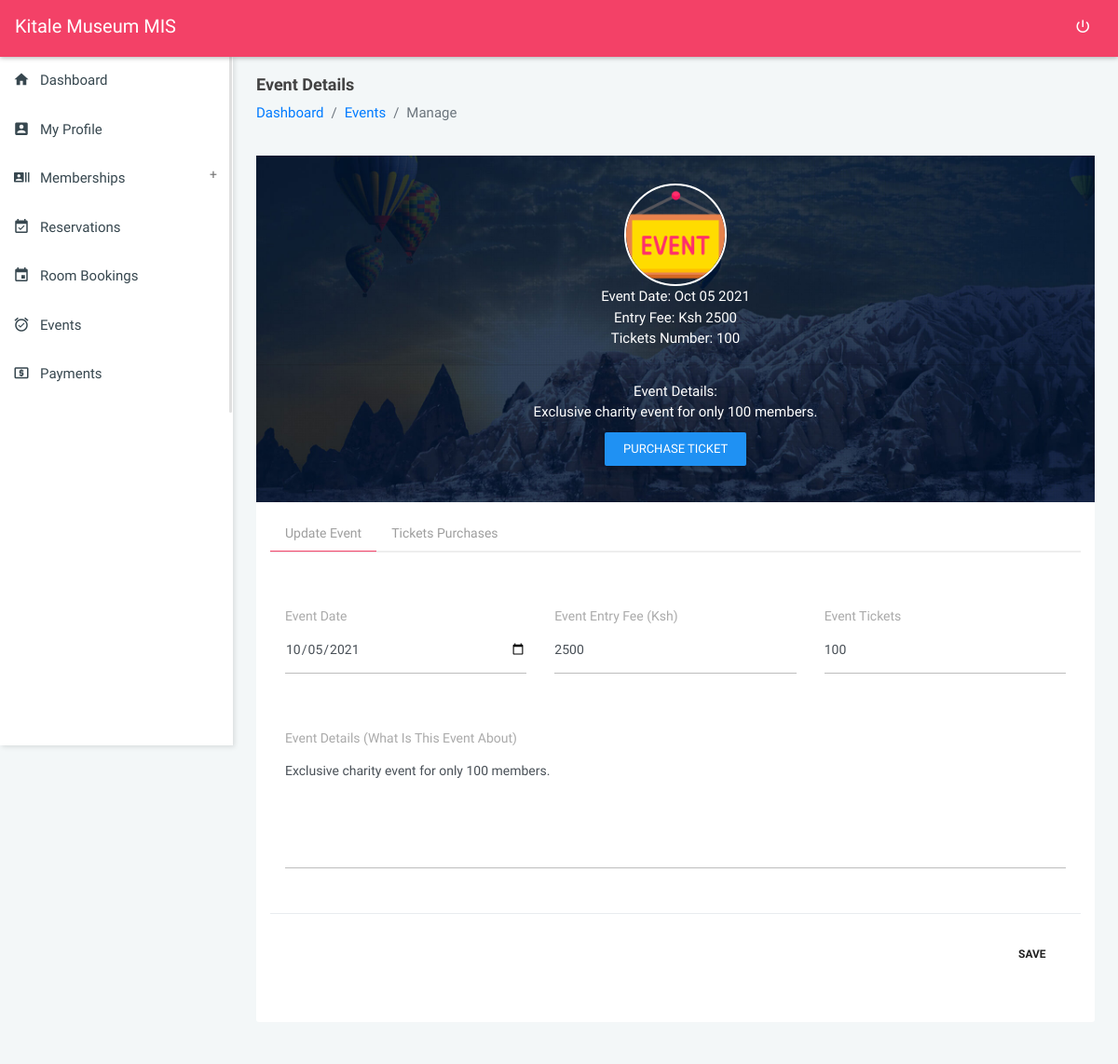
The app's page /modules_event_manage?view=72d051bb3b51fecb904f4ddeaf4bdb2167dde6470b (signed in) with its own data.
### tables this page shows
CREATE TABLE `settings` (
  `id` int(20) NOT NULL,
  `name` longtext DEFAULT NULL,
  `tagline` longtext DEFAULT NULL,
  `logo` longtext DEFAULT NULL,
  `mailer_host` varchar(200) DEFAULT NULL,
  `mailer_username` varchar(200) DEFAULT NULL,
  `mailer_from_email` varchar(200) DEFAULT NULL,
  `mailer_password` varchar(200) DEFAULT NULL
);

CREATE TABLE `events` (
  `event_id` varchar(200) NOT NULL,
  `event_details` longtext DEFAULT NULL,
  `event_date` varchar(200) DEFAULT NULL,
  `event_cost` varchar(200) DEFAULT NULL,
  `event_status` varchar(200) NOT NULL DEFAULT '0',
  `event_tickets` varchar(200) DEFAULT NULL
);

### modules_event_manage.php (the view, shortened to what this page needs)
<?php
require_once('config/config.php');
require_once('partials/head.php');
?>
<body class="theme-red">
    <?php require_once('partials/navigation.php'); ?>
    <?php
    require_once('partials/sidebar.php');
    $view = $_GET['view'];
    $ret = "SELECT * FROM events WHERE event_id = '$view'";
    $stmt = $mysqli->prepare($ret);
    $stmt->execute();
    $res = $stmt->get_result();
    while ($event = $res->fetch_object()) {
    ?>
        <section class="content profile-page">
            <div class="container-fluid">
                <div class="block-header">
                    <div class="row">
                        <div class="col-lg-12 col-md-6 col-sm-7">
                            <h2>Event Details</h2>
                            <ul class="breadcrumb">
                                <li class="breadcrumb-item"><a href="dashboard">Dashboard</a></li>
                                <li class="breadcrumb-item"><a href="dashboard">Events</a></li>
                                <li class="breadcrumb-item active">Manage</li>
                            </ul>
                        </div>
                    </div>
                </div>
                <div class="row clearfix">
                    <div class="col-md-12">
                        <div class="boxs-simple">
                            <div class="profile-header">
                                <div class="profile_info">
                                    <div class="profile-image"> <img src="assets/images/event.png" alt=""> </div>
                                    <span class="">Event Date: <?php echo  date('M d Y', strtotime($event->event_date));  ?></span><br>
                                    <span class="">Entry Fee: Ksh <?php echo $event->event_cost;  ?></span><br>
                                    <span class="">Tickets Number: <?php echo $event->event_tickets;  ?></span><br>
                                    <hr>
                                    <span class="">Event Details: <br>
                                        <?php echo $event->event_details;  ?></span>
                                    <br>
                                    <div class="d-flex justify-content-center">
                                        <button type="button" class="btn btn-primary" data-toggle="modal" data-target="#purchase_ticket">Purchase Ticket</button>
                                    </div>
                                </div>
                            </div>
                        </div>
                    </div>
                </div>
                <div class="row clearfix">
                    <div class="col-lg-12 col-md-1">
                        <div class="card">
                            <div class="body">
                                <ul class="nav nav-tabs">
                                    <li class="nav-item"><a class="nav-link active" data-toggle="tab" href="#event_settings">Update Event</a></li>
                                    <li class="nav-item"><a class="nav-link" data-toggle="tab" href="#ticket_purchases">Tickets Purchases</a></li>
                                </ul>
                                <div class="tab-content">
                                    <div role="tabpanel" class="tab-pane active" id="event_settings">
                                        <div class="wrap-reset">
                                            <form method="POST">
                                                <div class="modal-body">
                                                    <div class="row clearfix">
                                                        <div class="col-sm-4">
                                                            <div class="form-group">
                                                                <label>Event Date</label>
                                                                <div class="form-line">
                                                                    <input value="<?php echo $event->event_date; ?>" type="date" name="event_date" required class="form-control" />
                                                                </div>
                                                            </div>
                                                        </div>
                                                        <div class="col-sm-4">
                                                            <div class="form-group">
                                                                <label>Event Entry Fee (Ksh)</label>
                                                                <div class="form-line">
                                                                    <input type="text" value="<?php echo $event->event_cost; ?>" name="event_cost" required class="form-control" />
                                                                </div>
                                                            </div>
                                                        </div>
                                                        <div class="col-sm-4">
                                                            <div class="form-group">
                                                                <label>Event Tickets</label>
                                                                <div class="form-line">
                                                                    <input type="text" name="event_tickets" value="<?php echo $event->event_tickets; ?>" required class="form-control" />
                                                                </div>
                                                            </div>
                                                        </div>
                                                        <div class="col-sm-12">
                                                            <div class="form-group">
                                                                <label>Event Details (What Is This Event About)</label>
                                                                <div class="form-line">
                                                                    <textarea type="text" rows="5" name="event_details" class="form-control no-resize auto-growth" required /><?php echo $event->event_details; ?></textarea>
                                                                </div>
                                                            </div>
                                                        </div>
                                                    </div>
                                                </div>
                                                <div class="modal-footer">
                                                    <button type="submit" name="Update_Event" class="btn btn-link waves-effect">SAVE </button>
                                                </div>
                                            </form>
                                        </div>
                                    </div>
                                                <?php
                                                $ret = "SELECT * FROM tickets t
                                                INNER JOIN events e ON t.ticket_event_id = e.event_id
                                                INNER JOIN users s ON s.user_id = t.ticket_user_id
                                                WHERE e.event_id = '$view'
                                                  ";
                                                $stmt = $mysqli->prepare($ret);
                                                $stmt->execute();
                                                $res = $stmt->get_result();
                                                ?>
                                </div>
                            </div>
                        </div>
                    </div>
                </div>
            </div>
        </section>
                                                <?php
                                                $ret = "SELECT * FROM users WHERE user_access_level = 'Member'  ";
                                                $stmt = $mysqli->prepare($ret);
                                                $stmt->execute();
                                                $res = $stmt->get_result();
                                                ?>
    <?php } ?>
</body>
</html>

### partials/navigation.php (shortened to what this page needs)
<?php
$user_rank = $_SESSION['user_access_level'];
$ret = "SELECT * FROM settings";
$stmt = $mysqli->prepare($ret);
$stmt->execute();
$res = $stmt->get_result();
while ($sys = $res->fetch_object()) {
    if ($user_rank == 'Member') {
?>
        <nav class="navbar">
            <div class="col-12">
                <div class="navbar-header">
                    <a href="javascript:void(0);" class="bars"></a>
                    <a class="navbar-brand" href="home"><?php echo $sys->name; ?> MIS</a>
                </div>
                <ul class="nav navbar-nav navbar-right">
                    <li><a href="logout" class="mega-menu" data-close="true"><i class="zmdi zmdi-power"></i></a></li>
                </ul>
            </div>
        </nav>
    <?php
    } else {
    ?>
        <nav class="navbar">
            <div class="col-12">
                <div class="navbar-header">
                    <a class="navbar-brand" href="dashboard"><?php echo $sys->name; ?> MIS</a>
                </div>
                <ul class="nav navbar-nav navbar-right">
                    <li><a href="logout" class="mega-menu" data-close="true"><i class="zmdi zmdi-power"></i></a></li>
                </ul>
            </div>
        </nav>
<?php
    }
}
?>

### assets/css/all-themes.css (style rules this page uses)
.theme-red .bars, .theme-red .navbar-brand, .theme-red .navbar-brand:hover, .theme-red .navbar-brand:active, .theme-red .navbar-brand:focus, .theme-red .nav > li > a { color: #fff; }
.theme-red .nav > li > a:hover, .theme-red .nav > li > a:focus, .theme-red .nav .open > a, .theme-red .nav .open > a:hover, .theme-red .nav .open > a:focus .theme-red .sidebar .menu .list li.active, { background-color: transparent; }
.theme-red .nav-tabs .nav-link.active { border-bottom: 1px solid #f34167 !important; }
.theme-purple .nav > li > a:hover, .theme-purple .nav > li > a:focus, .theme-purple .nav .open > a, .theme-purple .nav .open > a:hover, .theme-purple .nav .open > a:focus .theme-purple .sidebar .menu .list li.active, { background-color: transparent; }
.theme-deep-purple .nav > li > a:hover, .theme-deep-purple .nav > li > a:focus, .theme-deep-purple .nav .open > a, .theme-deep-purple .nav .open > a:hover, .theme-deep-purple .nav .open > a:focus .theme-deep-purple .sidebar .menu .list li.active, { background-color: transparent; }
.theme-blue .nav > li > a:hover, .theme-blue .nav > li > a:focus, .theme-blue .nav .open > a, .theme-blue .nav .open > a:hover, .theme-blue .nav .open > a:focus .theme-blue .sidebar .menu .list li.active, { background-color: transparent; }
.theme-cyan .nav > li > a:hover, .theme-cyan .nav > li > a:focus, .theme-cyan .nav .open > a, .theme-cyan .nav .open > a:hover, .theme-cyan .nav .open > a:focus .theme-cyan .sidebar .menu .list li.active, { background-color: transparent; }
.theme-blue-grey .nav > li > a:hover, .theme-blue-grey .nav > li > a:focus, .theme-blue-grey .nav .open > a, .theme-blue-grey .nav .open > a:hover, .theme-blue-grey .nav .open > a:focus .theme-blue-grey .sidebar .menu .list li.active, { background-color: transparent; }
.theme-black .nav > li > a:hover, .theme-black .nav > li > a:focus, .theme-black .nav .open > a, .theme-black .nav .open > a:hover, .theme-black .nav .open > a:focus .theme-black .sidebar .menu .list li.active, { background-color: transparent; }
.theme-green .nav > li > a:hover, .theme-green .nav > li > a:focus, .theme-green .nav .open > a, .theme-green .nav .open > a:hover, .theme-green .nav .open > a:focus .theme-green .sidebar .menu .list li.active, { background-color: transparent; }
.theme-orange .nav > li > a:hover, .theme-orange .nav > li > a:focus, .theme-orange .nav .open > a, .theme-orange .nav .open > a:hover, .theme-orange .nav .open > a:focus .theme-orange .sidebar .menu .list li.active, { background-color: transparent; }
.theme-blush .nav > li > a:hover, .theme-blush .nav > li > a:focus, .theme-blush .nav .open > a, .theme-blush .nav .open > a:hover, .theme-blush .nav .open > a:focus .theme-blush .sidebar .menu .list li.active, { background-color: transparent; }

### records on screen
settings: name "Kitale Museum"
events: event_date "Oct 05 2021", event_cost "2500", event_tickets "100", event_details "Exclusive charity event for only 100 members.", event_date "10/05/2021"
